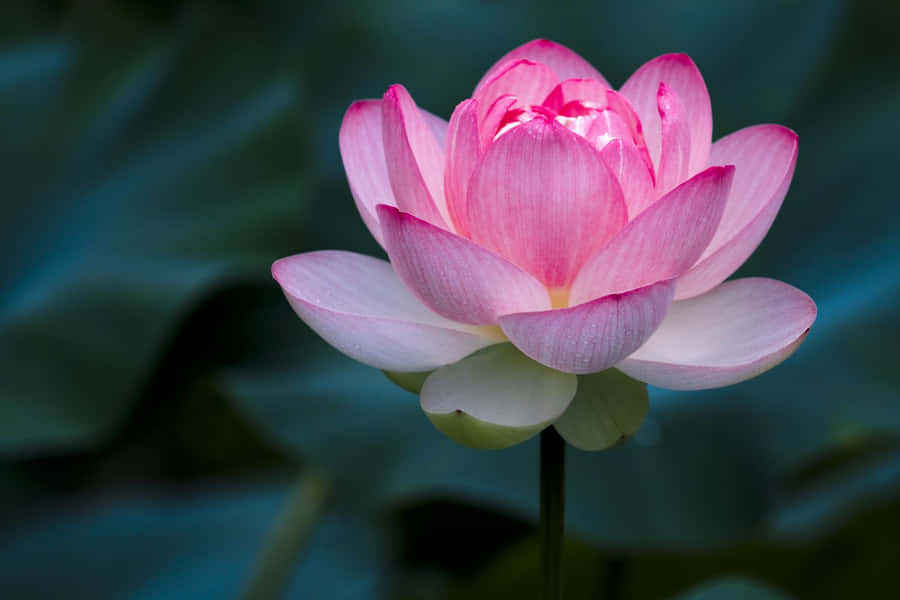
#> input picture image1.jpg, 900 x 600 px
$ python h16.py
#> lines starting #> are read from the running program, lines starting #| are printed output that depends on the picture
import cv2
import numpy as np
import matplotlib.pyplot as plt

# Read image in grayscale
img = cv2.imread("image1.jpg", 0)
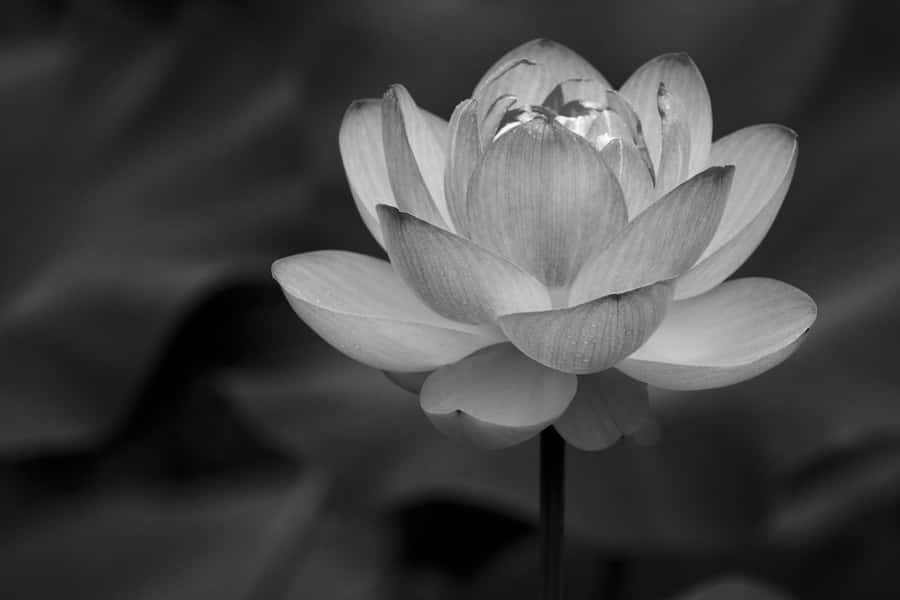
#> img: shape (600, 900); min 0, max 255, mean 67

if img is None:
    print("Image not found. Check the file name.")
    exit()

# Apply 2D FFT
f = np.fft.fft2(img)

# Shift zero frequency to the centre
fshift = np.fft.fftshift(f)

# Calculate magnitude spectrum
magnitude = 20 * np.log(np.abs(fshift) + 1)
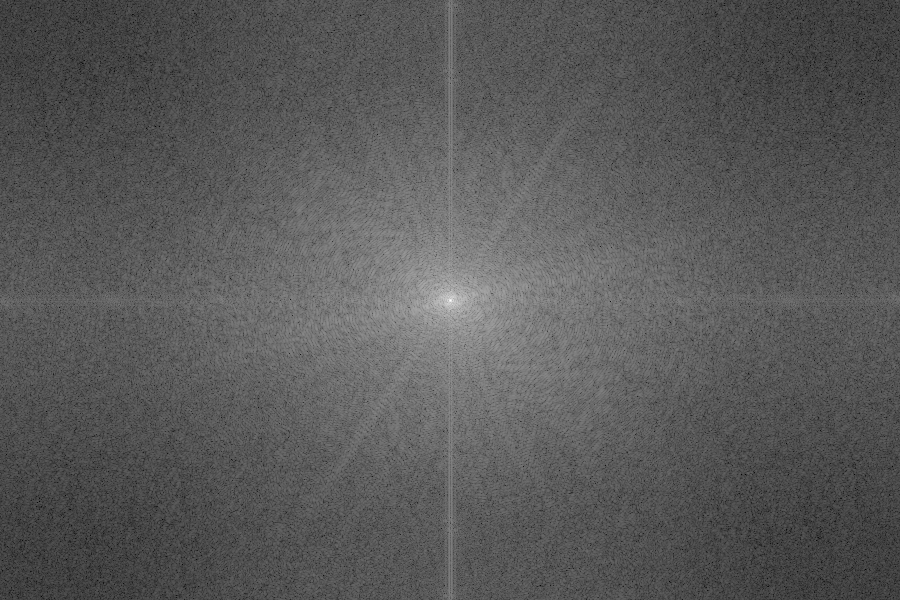
#> magnitude: shape (600, 900) float64; min 22.2, max 348.1, mean 136.5; drawn with min black and max white

# Display magnitude spectrum
plt.imshow(magnitude, cmap="gray")
plt.title("FFT Magnitude Spectrum")
plt.axis("off")
plt.show()

# Save output
plt.imsave("fft_magnitude.png", magnitude, cmap="gray")

print("FFT operation successful!")
print("Output saved as fft_magnitude.png")

$ run again, with image2.jpg copied over image1.jpg
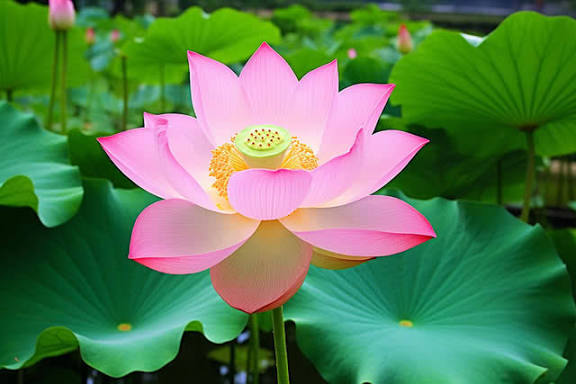
#> input picture image2.jpg, 576 x 384 px
#> `img = cv2.imread("image1.jpg", 0)`:
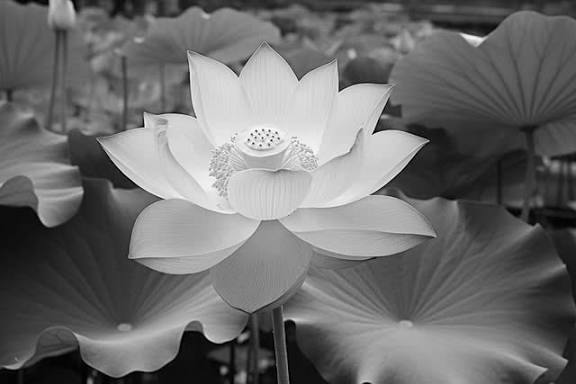
#> img: shape (384, 576); min 0, max 255, mean 109.4
#> `magnitude = 20 * np.log(np.abs(fshift) + 1)`:
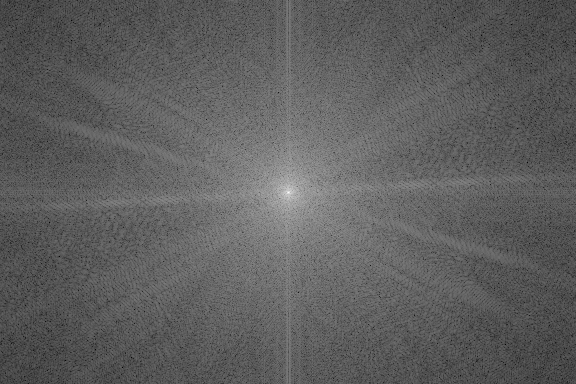
#> magnitude: shape (384, 576) float64; min 36.51, max 340, mean 149.4; drawn with min black and max white
